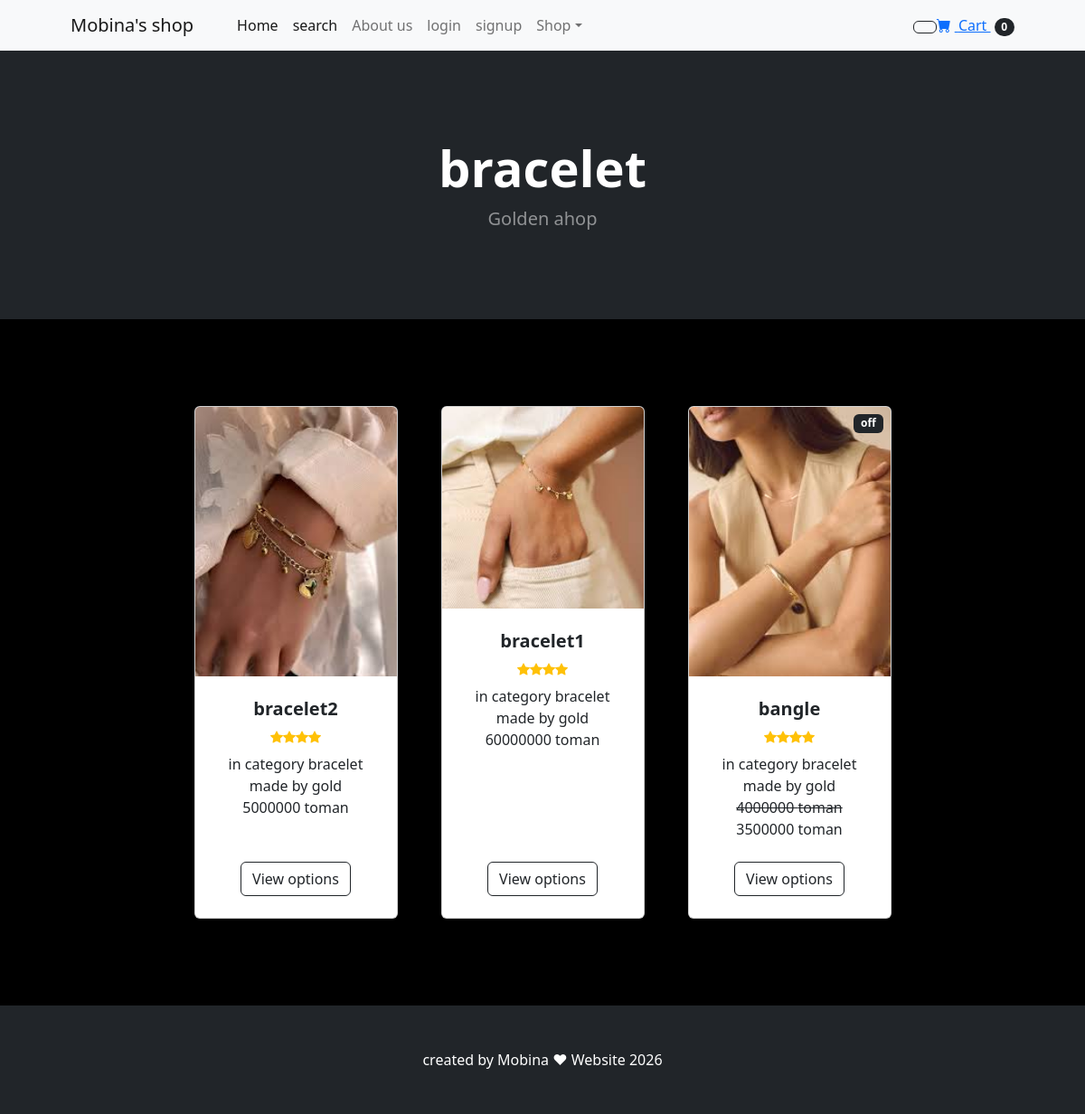
Page /category/bracelet on the committed database.
### shop/models.py (models this page shows, shortened)
class Category(models.Model):
    name=models.CharField(max_length=20)
    def __str__(self):
        return self.name

class Product(models.Model):
    name=models.CharField(max_length=40)
    description=models.CharField(max_length=500,default='', blank=True , null=True)
    price=models.DecimalField(default=0, decimal_places=0, max_digits=12)
    Category = models.ForeignKey(Category ,on_delete=models.CASCADE ,default=1)
    picture = models.ImageField(upload_to='upload/product/')
    star=models.IntegerField(default=0,validators=[MaxValueValidator(5),MinValueValidator(0)])
    is_sale=models.BooleanField(default=False)
    sale_price=models.DecimalField(default=0, decimal_places=0, max_digits=12)

### shop/views.py (the view)
# urls.py: path('category/<str:cat>',views.category, name="category"),
def category(request, cat):
    cat = cat.replace("-", " ")
    try:
        category = Category.objects.get(name=cat)
        products = Product.objects.filter(Category=category)
        return render(
            request,
            'category.html',
            {
                'products': products,
                'category': category
            }
        )
    except Category.DoesNotExist:
        messages.success(request, "Category is not found")
        return redirect("home")

### cart/cart.py (called while the page is built)
    def __len__(self):
        return len (self.cart)

### cart/context_processors.py (called while the page is built)
def cart(request):
    return {'cart': Cart(request)}

### mysite/shop/templates/category.html (shortened to what this page needs)
{% extends "base.html" %}
{% load static %}
{% block content %}
    <header class="bg-dark py-5">
        <div class="container px-4 px-lg-5 my-5">
            <div class="text-center text-white">
                <h1 class="display-4 fw-bolder">{{ category }}</h1>
                <p class="lead fw-normal text-white-50 mb-0">Golden ahop</p>
            </div>
        </div>
    </header>
    <section class="py-5">
        <div class="container px-4 px-lg-5 mt-5">
            <div class="row gx-4 gx-lg-5 row-cols-2 row-cols-md-3 row-cols-xl-4 justify-content-center">
                {% for item in products %}
                {% if item.is_sale %}
                <div class="col mb-5">
                    <div class="card h-100">
                        <div class="badge bg-dark text-white position-absolute" style="top: 0.5rem; right: 0.5rem">off</div>
                        <img class="card-img-top" src="{{item.picture.url}}" alt="..." />
                        <div class="card-body p-4">
                            <div class="text-center">
                                <h5 class="fw-bolder">{{ item.name }}</h5>
                                <div class="d-flex justify-content-center small text-warning mb-2">
                                {% with ''|center:item.star as range %}
                                {% for _ in range %}
                                    <div class="bi-star-fill"></div>
                                {% endfor %}
                                {% endwith %}
                                </div>
                                in category {{item.Category}} <br>
                            {{item.description}} <br>
                            <strike> {{ item.price}} toman </strike> <br>
                            {{ item.sale_price}} toman
                            </div>
                        </div>
                        <div class="card-footer p-4 pt-0 border-top-0 bg-transparent">
                            <div class="text-center"><a class="btn btn-outline-dark mt-auto" href="{% url 'product' item.id %}">View options</a></div>
                        </div>
                    </div>
                </div>
                {% else %}
                <div class="col mb-5">
                    <div class="card h-100">
                        <img class="card-img-top" src="{{item.picture.url}}" alt="..." />
                        <div class="card-body p-4">
                            <div class="text-center">
                                <h5 class="fw-bolder">{{ item.name }}</h5>
                                    <div class="d-flex justify-content-center small text-warning mb-2">
                                {% with ''|center:item.star as range %}
                                {% for _ in range %}
                                    <div class="bi-star-fill"></div>
                                {% endfor %}
                                {% endwith %}
                                </div>
                                in category {{item.Category}} <br>
                            {{item.description}} <br>
                            {{ item.price}} toman
                            </div>
                        </div>
                        <div class="card-footer p-4 pt-0 border-top-0 bg-transparent">
                            <div class="text-center"><a class="btn btn-outline-dark mt-auto" href="{% url 'product' item.id %}">View options</a></div>
                        </div>
                    </div>
                </div>
                {% endif %}
                {% endfor %}
                </div>
                </div>
        </section>
        {% endblock %}

### rows in the picture
Category: name "bracelet"
Product: picture (picture), name "bracelet2", star 4 (drawn), Category "bracelet", description "made by gold", price "5000000"
Product: picture (picture), name "bracelet1", star 4 (drawn), Category "bracelet", description "made by gold", price "60000000"
Product: picture (picture), name "bangle", star 4 (drawn), Category "bracelet", description "made by gold", price "4000000", sale_price "3500000"

### other values in the picture
{{ cart|length }} "0"
